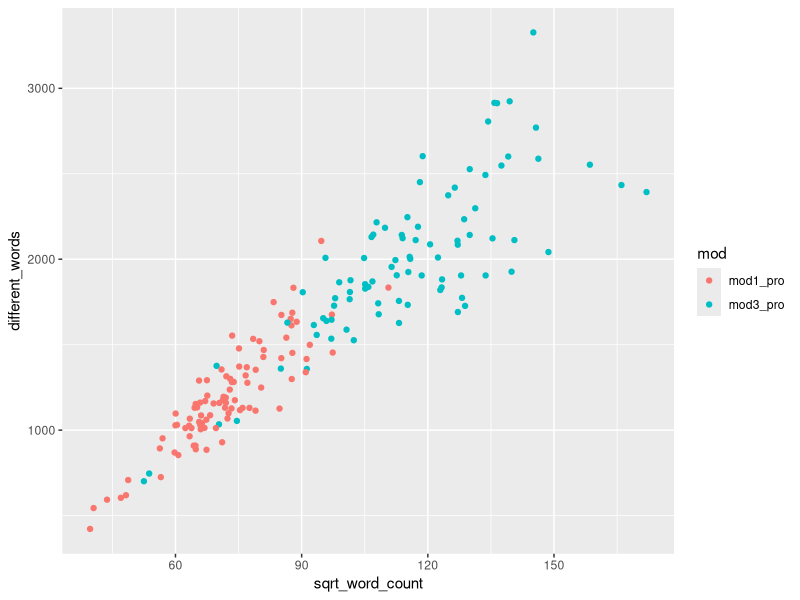
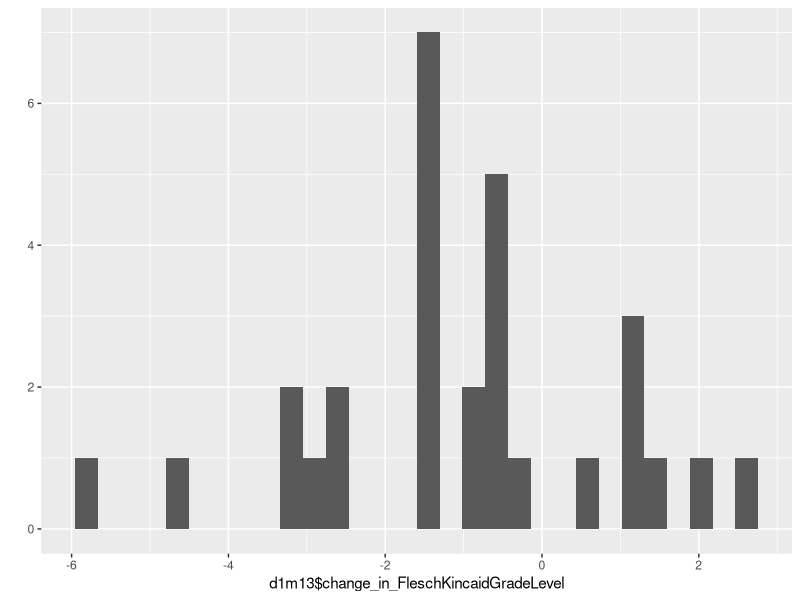
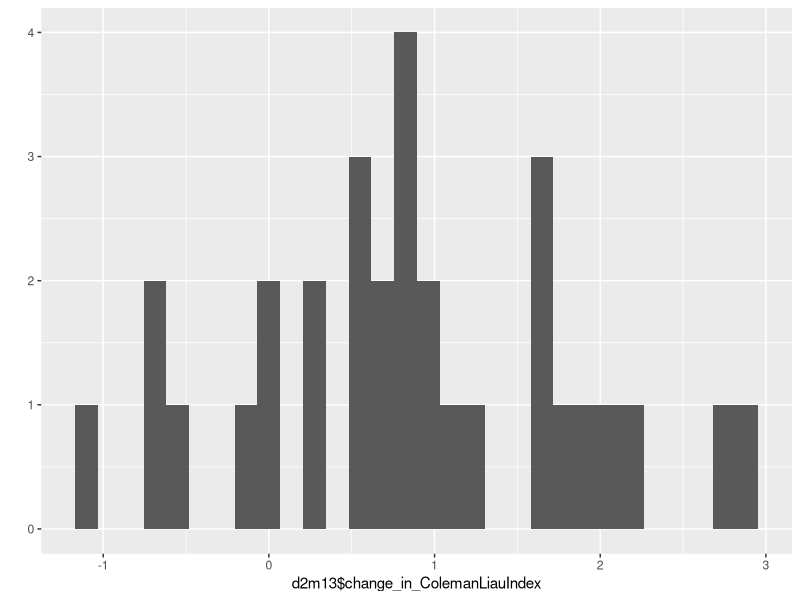

Write the R code that produced these figures, in order.
library(ggplot2)

setwd("~/Documents/Person/language_improvement_analysis/featurized_text")

#d = read.csv("text_features_2.csv")
d = read.csv("text_features_with_grade_levels.csv")

d$sqrt_word_count = d$word_count^.5
d$normalized_word_proportion = d$different_words / d$sqrt_word_count

t.test(d[d$mod == 'mod1_pro',]$mean_word_length, d[d$mod == 'mod3_pro',]$mean_word_length)
t.test(d[d$mod == 'mod1_pro',]$mean_words_per_sentence, d[d$mod == 'mod3_pro',]$mean_words_per_sentence)
t.test(d[d$mod == 'mod1_pro',]$normalized_word_proportion, d[d$mod == 'mod3_pro',]$normalized_word_proportion)

qplot(sqrt_word_count, different_words, color = mod, data = d)
summary(lm(different_words ~ sqrt_word_count + word_count, data = d))


d1 = d[d$gen == 'gen2',]
d2 = d[d$gen == 'gen3',]

t.test(d1[d1$mod == 'mod1_pro',]$mean_word_length, d1[d1$mod == 'mod3_pro',]$mean_word_length)
t.test(d2[d2$mod == 'mod1_pro',]$mean_word_length, d2[d2$mod == 'mod3_pro',]$mean_word_length)

t.test(d1[d1$mod == 'mod1_pro',]$normalized_word_proportion, d1[d1$mod == 'mod3_pro',]$normalized_word_proportion)
t.test(d2[d2$mod == 'mod1_pro',]$normalized_word_proportion, d2[d2$mod == 'mod3_pro',]$normalized_word_proportion)

t.test(d1[d1$mod == 'mod1_pro',]$mean_words_per_sentence, d1[d1$mod == 'mod3_pro',]$mean_words_per_sentence)
t.test(d2[d2$mod == 'mod1_pro',]$mean_words_per_sentence, d2[d2$mod == 'mod3_pro',]$mean_words_per_sentence)

t.test(d1[d1$mod == 'mod1_pro',]$mean_different_words_per_bucket, d1[d1$mod == 'mod3_pro',]$mean_different_words_per_bucket)   
t.test(d2[d2$mod == 'mod1_pro',]$mean_different_words_per_bucket, d2[d2$mod == 'mod3_pro',]$mean_different_words_per_bucket)   




 # Intersect and conduct paired t tests

students_in_both_3 <- intersect(d2[d2$mod == 'mod1_pro',]$student, d2[d2$mod == 'mod3_pro',]$student)
#d2m1 <- d2[d2$mod=='mod1_pro',]
#d2m1s <- d2m1[d2m1$student %in%students_in_both_3,]
#d2m3 <- d2[d2$mod=='mod3_pro',]
#d2m3s <- d2m3[d2m3$student %in%students_in_both_3,]

d1m1 <- d1[d1$mod=='mod1_pro',]
d1m3 <- d1[d1$mod=='mod3_pro',]
d1m13 <- merge(d1m1, d1m3, by = "student")

d2m1 <- d2[d2$mod=='mod1_pro',]
d2m3 <- d2[d2$mod=='mod3_pro',]
d2m13 <- merge(d2m1, d2m3, by = "student")

# Relevant variables: mean_word_length.x, mean_words_per_sentence.x, mean_different_words_per_bucket.x
t.test(d1m13$mean_word_length.x, d1m13$mean_word_length.y,paired=TRUE)
t.test(d1m13$mean_words_per_sentence.x, d1m13$mean_words_per_sentence.y, paired=TRUE)
t.test(d1m13$mean_different_words_per_bucket.x, d1m13$mean_different_words_per_bucket.y,paired=TRUE)
t.test(d1m13$normalized_word_proportion.x, d1m13$normalized_word_proportion.y,paired=TRUE)
t.test(d1m13$FleschReadingEase.x, d1m13$FleschReadingEase.y,paired=TRUE)
t.test(d1m13$FleschKincaidGradeLevel.x, d1m13$FleschKincaidGradeLevel.y,paired=TRUE)
t.test(d1m13$GunningFogIndex.x, d1m13$GunningFogIndex.y,paired=TRUE)
t.test(d1m13$SMOGIndex.x, d1m13$SMOGIndex.y,paired=TRUE)
t.test(d1m13$ColemanLiauIndex.x, d1m13$ColemanLiauIndex.y,paired=TRUE)
t.test(d1m13$LIX.x, d1m13$LIX.y,paired=TRUE)
t.test(d1m13$RIX.x, d1m13$RIX.y,paired=TRUE)


t.test(d2m13$mean_word_length.x, d2m13$mean_word_length.y,paired=TRUE)
t.test(d2m13$mean_words_per_sentence.x, d2m13$mean_words_per_sentence.y,paired=TRUE)
t.test(d2m13$mean_different_words_per_bucket.x, d2m13$mean_different_words_per_bucket.y,paired=TRUE)
t.test(d2m13$normalized_word_proportion.x, d2m13$normalized_word_proportion.y,paired=TRUE)
t.test(d2m13$FleschReadingEase.x, d2m13$FleschReadingEase.y,paired=TRUE)
t.test(d2m13$FleschKincaidGradeLevel.x, d2m13$FleschKincaidGradeLevel.y,paired=TRUE)
t.test(d2m13$GunningFogIndex.x, d2m13$GunningFogIndex.y,paired=TRUE)
t.test(d2m13$SMOGIndex.x, d2m13$SMOGIndex.y,paired=TRUE)
t.test(d2m13$ColemanLiauIndex.x, d2m13$ColemanLiauIndex.y,paired=TRUE)
t.test(d2m13$LIX.x, d2m13$LIX.y,paired=TRUE)
t.test(d2m13$RIX.x, d2m13$RIX.y,paired=TRUE)


# Show histogram of the changes.
d1m13$change_word_length <- d1m13$mean_word_length.y - d1m13$mean_word_length.x
d1m13$change_in_words_per_sentence <- d1m13$mean_words_per_sentence.y - d1m13$mean_words_per_sentence.x
d1m13$change_words_per_bucket <- d1m13$mean_different_words_per_bucket.y - d1m13$mean_different_words_per_bucket.x
d1m13$change_in_normalized_wordprop <- d1m13$normalized_word_proportion.y - d1m13$normalized_word_proportion.x
d1m13$change_in_FleschKincaidGradeLevel <- d1m13$FleschKincaidGradeLevel.y - d1m13$FleschKincaidGradeLevel.x



qplot(d1m13$change_in_FleschKincaidGradeLevel)
mean(d1m13$change_in_FleschKincaidGradeLevel)

d2m13$change_in_ColemanLiauIndex <- d2m13$ColemanLiauIndex.y - d2m13$ColemanLiauIndex.x
qplot(d2m13$change_in_ColemanLiauIndex)
mean(d2m13$change_in_ColemanLiauIndex)


# Analyze the causes of the changes.
summary(glm(change_in_words_per_sentence ~ mean_word_length.x, data = d1m13))
summary(glm(change_word_length ~ change_words_per_bucket + mean_word_length.x + instructor.x, data = d1m13))
